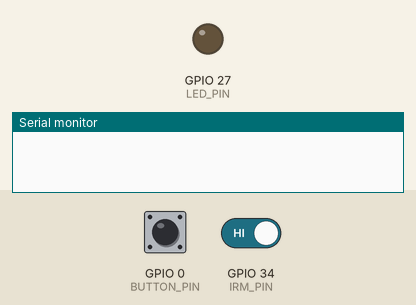
Recording of a sketch running on a simulated ESP32. Parts: output pins drawn as LEDs (lit = HIGH), the last lines printed to the serial monitor. The test bench sets the inputs (shaded band); at power-on: GPIO 0 (BUTTON_PIN) HIGH, GPIO 34 (IRM_PIN) HIGH.

Above: at 1.2 s.
1.3 s: GPIO 0 (BUTTON_PIN) pulled LOW for 0.15 s
At 2.0 s:
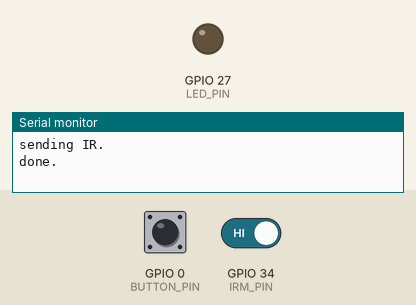
2.9 s: GPIO 0 (BUTTON_PIN) pulled LOW for 3.2 s
At 3.27 s:
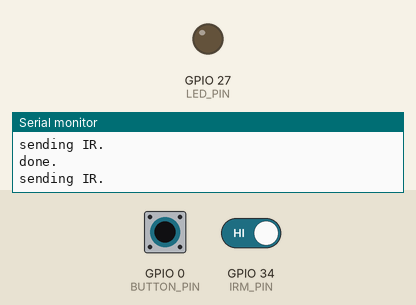
Timing chart, 0 to 7.5 s (numbered marks = the images above; inputs shaded):
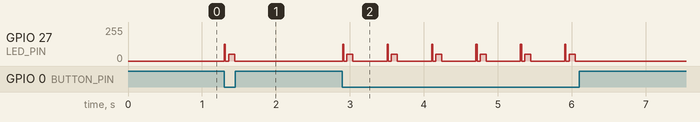

The sketch:

esp32-remocon-kadenkyo.ino
```cpp
// use first channel of 16 channels (started from zero)
#define LEDC_CHANNEL_0     0

// use resolution bit (precission) for LEDC timer
#define LEDC_TIMER_RES_BIT  11

// use 38 kHz as a LEDC base frequency
#define LEDC_BASE_FREQ     38000

// fade LED PIN (replace with LED_BUILTIN constant for built-in LED)
#define LED_PIN            27

#define BUTTON_PIN 0  // Pin 0
#define SW_PIN 19
#define IRM_PIN 34

// +-20% の範囲内かどうかを調べるマクロ
#define WITHIN_RANGE(t, n) ((n)*0.8 <= (t) && (t) <= (n) * 1.2)
// +-20% の以上かどうかを調べるマクロ
#define OVER_RANGE(t, n) ((t) <= (n) * 1.2)


// Arduino like analogWrite
// value has to be between 0 and valueMax
void ledcAnalogWrite(uint8_t channel, uint32_t value, uint32_t valueMax = 255) {
  // calculate duty, 2047 from 2 ^ 11 - 1
  uint32_t duty = (2047 / valueMax) * min(value, valueMax);

  // write duty to LEDC
  ledcWrite(channel, duty);
}

void setup() {
  Serial.begin(115200);
  // Setup timer and attach timer to a led pin
  ledcSetup(LEDC_CHANNEL_0, LEDC_BASE_FREQ, LEDC_TIMER_RES_BIT);
  ledcAttachPin(LED_PIN, LEDC_CHANNEL_0);
  ledcAnalogWrite(LEDC_CHANNEL_0, 0);
  putLed(0);
  pinMode(SW_PIN, INPUT_PULLUP);
  pinMode(IRM_PIN, INPUT_PULLUP);
  //Serial.println("\nPress sw.");
}

void putLed(uint8_t v) {
  //v = (v == 0 ? 0 : 255/3);
  v = (v == 0 ? 0 : 255/2);
  //v = (v == 0 ? 255 : 255/2);
  ledcAnalogWrite(LEDC_CHANNEL_0, v);
}


#define FMT_UNKNOWN 0
#define FMT_NEC 1
#define FMT_KADENKYO 2
#define FMT_SONY 3


uint8_t state = 0; // 0:idle, 1:send IR, 2:read IR
int counter = 0;
uint8_t readByte;
uint8_t readPos = 0;
uint8_t remoconData[64];
uint8_t remoconDataLen = 0;
uint8_t format = 0; // 0:unknown 1:nec 2:kadenkyo 3:sony
unsigned long sumTime;
unsigned long sumT = 0;

void loop() {

  if (state == 0) {
    if (digitalRead(BUTTON_PIN) == LOW) {
      state = 1;
    }
    if (digitalRead(IRM_PIN) == LOW) {
      state = 2;
    }
  } else if (state == 1) {
    if (sendIR()) {
      state = 0;
    }
  } else if (state == 2) {
    if (readIR()) {
      state = 0;
    }
  }
}


bool sendIR() {
  // Sharp のテレビの電源ボタン
  #define T 630 // [us]
  //#define T 562 // [us]
  #define TRAILER_T 500000 // [us]
  static uint8_t leader[] = {16,8};
  //uint8_t code[] = {0x55,0x5A,0xF1,0x48,0x68,0x8B};
  static uint8_t code[] = {0xe7, 0x30, 0xe1, 0x1e};
  static uint8_t hilo;
  static uint8_t sendState = 0; // 0:idle 1:send LEADER 2:send DATA 3:trailer hi 4:trailer lo
  static unsigned long prevTime = 0;
  static int codePos = 0;
  static int leaderPos = 0;

  unsigned long time, diff, t;
  uint8_t byte, bit;
  time = micros();
  diff = time - prevTime;

  if (sendState == 0) {
    sendState = 1;
    leaderPos = 0;
    Serial.println("sending IR.");
    prevTime = micros();
  } else if (sendState == 1) {
    hilo = ((leaderPos & 0x01) == 0);
    putLed(hilo);
    if (leader[leaderPos]*T <= diff) {
      leaderPos++;
      prevTime = time;
      if (leaderPos >= sizeof(leader)/sizeof(leader[0])) {
        sendState = 2;
        codePos = 0;
        hilo = 1;
      }
    }
  } else if (sendState == 2) {
    putLed(hilo);
    byte = code[codePos >> 3];
    bit = byte & (1 << (7 - (codePos & 0x7)));
    if (hilo == 0 && bit != 0)
      t = T * 3;
    else
      t = T;
    if (t <= diff) {
      prevTime = time;
      if (hilo == 0)
        codePos++;
      hilo = !hilo;
      if ((codePos >> 3) >= (sizeof(code)/sizeof(code[0]))) {
        sendState = 3;
      }
    }
  } else if (sendState == 3) {
    putLed(1);
    if (T <= diff) {
      sendState = 4;
      prevTime = time;
    }
  } else if (sendState == 4) {
    putLed(0);
    if (TRAILER_T <= diff) {
      sendState = 0;
      Serial.println("done.");
      return true;
    }
  }
  return false;
}


bool readIR() {
  static uint8_t readState = 0; // 0:initial 1:reading leader 2:reading data 9:wait 100msec
  static uint8_t hilo;
  static unsigned long prevTime;
  static unsigned long leader[2];
  unsigned long t,diff;

  if (readState == 0) {
    prevTime = micros();
    readState = 1;
    hilo = LOW;
    readPos = 0;
    readByte = 0;
    remoconDataLen = 0;
    sumTime = 0;
    sumT = 0;
  } else if (readState == 1) {
    if (digitalRead(IRM_PIN) != hilo) {
      t = micros();
      diff = t - prevTime;
      if (hilo == LOW) {
        leader[0] = diff;
      } else {
        leader[1] = diff;
        format = parseLeader(leader);
        readState = (format == FMT_UNKNOWN ? 9 : 2);
      }
      hilo = !hilo;
      prevTime = t;
    }
  } else if (readState == 2) {
    if (digitalRead(IRM_PIN) != hilo) {
      t = micros();
      diff = t - prevTime;
      uint8_t ret = parseData(hilo, diff, format);
      if (ret == -1) {
        readState = 9;
      } else if (ret == 0) {
        readState = 3;
      }
    }
  } else if (readState == 9) {
    t = micros();
    if (t - prevTime > 200000) {
      readState = 0;
      return true;
    }
  }
  return false;
}

uint8_t parseLeader(unsigned long *leader) {
  Serial.print("leader : ");

  // NEC T=562us [16T,8T]
  // Kadenkyo T=425us (350-500us) [8T,4T]
  // Sony T=600us [4T,1T]
  #define TNEC 562
  #define TKADENKYO 425
  #define TSONY 600
  if (WITHIN_RANGE(leader[0], 16 * TNEC) && WITHIN_RANGE(leader[1], 8 * TNEC)) {
    Serial.print("NEC => ");
    return FMT_NEC;
  } else if (WITHIN_RANGE(leader[0], 8 * TKADENKYO) &&
             WITHIN_RANGE(leader[1], 4 * TKADENKYO)) {
    Serial.print("KADENKYO => ");
    return FMT_KADENKYO;
  } else if (WITHIN_RANGE(leader[0], 4 * TSONY) &&
             WITHIN_RANGE(leader[1], 1 * TSONY)) {
    Serial.print("SONY => ");
    return FMT_SONY;
  }
  Serial.print(leader[0]);
  Serial.print(",");
  Serial.print(leader[1]);
  Serial.println();
  return FMT_UNKNOWN;
}

/**
 * @return -1:error 0:keep reading 1:end
 */
uint8_t parseData(uint8_t hilo, unsigned long time, uint8_t format) {
  uint8_t bit = 0xff;
  if (format == FMT_SONY) {
    // TODO:
    if (hilo == LOW) {
      if (WITHIN_RANGE(time, 1 * TSONY)) {
      } else if (WITHIN_RANGE(time, 2 * TSONY)) {
        readByte |= (1 << (7-readPos));
      } else {
        return -1;
      }
      readPos++;
    } else {
      if (!WITHIN_RANGE(time, 1 * TSONY)) {
        return -1;
      }
    }
  } else if (format == FMT_NEC) {
    if (hilo == LOW) {
      if (!WITHIN_RANGE(time, 1 * TNEC)) {
        return -1;
      }
      return 0;
    } else {
      if (WITHIN_RANGE(time, 1 * TNEC)) {
      } else if (WITHIN_RANGE(time, 3 * TNEC)) {
        readByte |= (1 << (7-readPos));
      } else if (OVER_RANGE(time, 3 * TNEC)) {
        if (readPos == 0)
          return 1;
        else
          return -1;
      }
    }
  } else if (format == FMT_KADENKYO) {
    if (hilo == LOW) {
      if (!WITHIN_RANGE(time, 1 * TKADENKYO)) {
        return -1;
      }
      return 0;
    } else {
      if (WITHIN_RANGE(time, 1 * TKADENKYO)) {
      } else if (WITHIN_RANGE(time, 3 * TKADENKYO)) {
        readByte |= (1 << (7-readPos));
      } else if (OVER_RANGE(time, 3 * TKADENKYO)) {
        if (readPos == 0)
          return 1;
        else
          return -1;
      }
    }
  }
  readPos++;
  if (readPos == 8) {
    remoconData[remoconDataLen++] = readByte;
    readByte = 0;
    readPos = 0;
  }
  return 0;
}
```

Measured:
- after the input at 1.3 s, GPIO 27 (LED_PIN): 0/255 → 52/255 at once, → 0/255 0.14 s later
- after the input at 2.9 s, GPIO 27 (LED_PIN): 0/255 → 127/255 at once, then repeats every 0.60 s: 0/255 0.04 s, 52/255 0.08 s, 0/255 0.46 s, 127/255 0.02 s, until it stays 0/255 from 6.0 s
